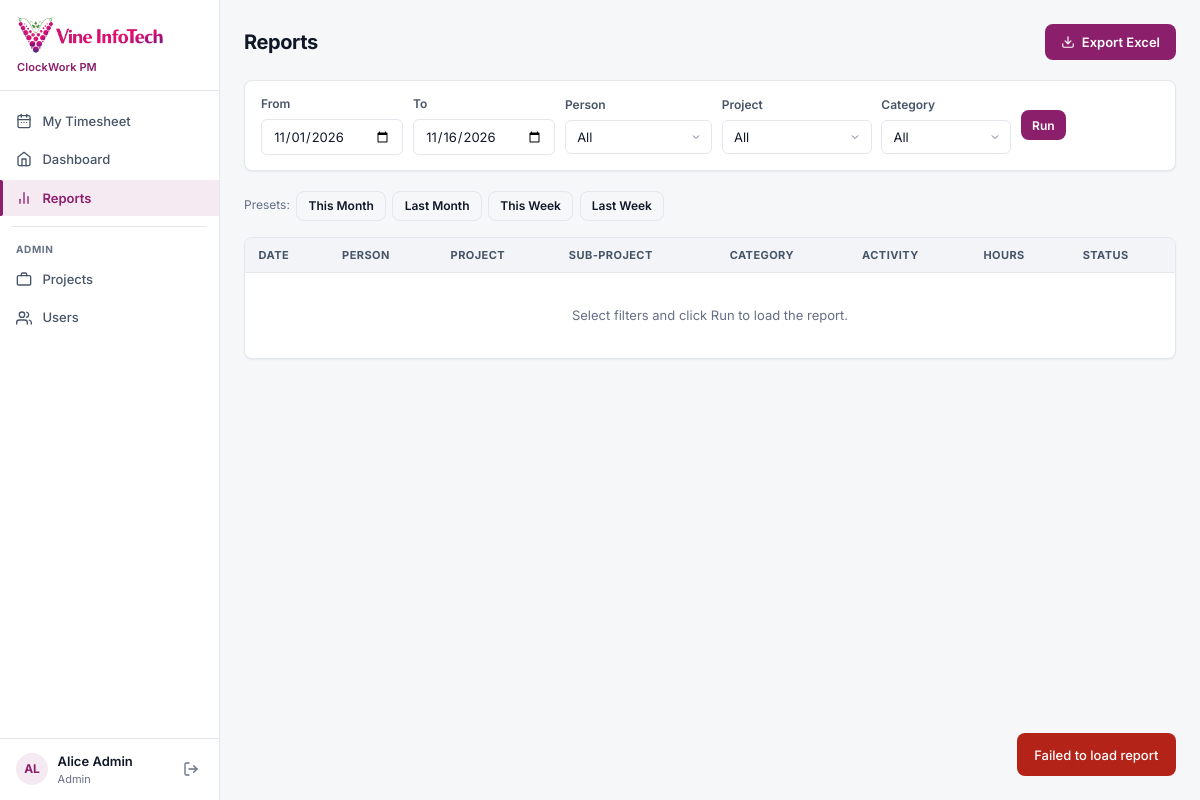
The app's page /reports (signed in) with its own data.
### tables this page shows
CREATE TABLE users (
        id           INTEGER PRIMARY KEY AUTOINCREMENT,
        name         TEXT NOT NULL,
        email        TEXT NOT NULL UNIQUE,
        password_hash TEXT NOT NULL,
        role         TEXT NOT NULL DEFAULT 'Employee',   -- Employee | Manager | Admin
        manager_id   INTEGER REFERENCES users(id),
        is_active    INTEGER NOT NULL DEFAULT 1
    );

### app/routers/reports.py (the view)
@router.get("/reports", response_class=HTMLResponse)
def reports_page(request: Request):
    user = get_current_user(request)
    if not user:
        return RedirectResponse("/login?next=/reports", status_code=302)
    conn = get_db()
    projects = conn.execute("SELECT * FROM projects WHERE is_active=1 ORDER BY name").fetchall()
    visible_ids = _scope_user_ids(user, conn)
    users = conn.execute(
        f"SELECT id, name FROM users WHERE id IN ({','.join('?'*len(visible_ids))}) AND is_active=1 ORDER BY name",
        visible_ids
    ).fetchall() if visible_ids else []
    conn.close()
    today = date.today()
    month_start = today.replace(day=1)
    return templates.TemplateResponse("reports.html", {
        "request": request,
        "current_user": user,
        "active": "reports",
        "projects": [dict(p) for p in projects],
        "users": [dict(u) for u in users],
        "default_from": month_start.isoformat(),
        "default_to":   today.isoformat(),
    })

### app/templates/reports.html (shortened to what this page needs)
{% extends "base.html" %}
{% block content %}
<div class="page-header">
  <h1 class="page-title">Reports</h1>
  <button class="btn btn-primary" id="btn-export">
    <svg width="14" height="14" viewBox="0 0 24 24" fill="none" stroke="currentColor" stroke-width="2" stroke-linecap="round" stroke-linejoin="round"><path d="M21 15v4a2 2 0 0 1-2 2H5a2 2 0 0 1-2-2v-4"/><polyline points="7 10 12 15 17 10"/><line x1="12" y1="15" x2="12" y2="3"/></svg>
    Export Excel
  </button>
</div>
<div class="toolbar">
  <div class="form-group" style="flex:0 0 auto;">
    <label class="form-label">From</label>
    <input type="date" class="form-control" id="filter-from" value="{{ default_from }}">
  </div>
  <div class="form-group" style="flex:0 0 auto;">
    <label class="form-label">To</label>
    <input type="date" class="form-control" id="filter-to" value="{{ default_to }}">
  </div>
  {% if users | length > 1 %}
  <div class="form-group" style="flex:0 0 140px;">
    <label class="form-label">Person</label>
    <select class="form-control" id="filter-user">
      <option value="">All</option>
    </select>
  </div>
  {% endif %}
  <div class="form-group" style="flex:0 0 150px;">
    <label class="form-label">Project</label>
    <select class="form-control" id="filter-project">
      <option value="">All</option>
    </select>
  </div>
  <div class="form-group" style="flex:0 0 130px;">
    <label class="form-label">Category</label>
    <select class="form-control" id="filter-cat">
      <option value="">All</option>
    </select>
  </div>
  <div style="display:flex;gap:.4rem;align-items:flex-end;">
    <button class="btn btn-primary btn-sm" onclick="runReport()">Run</button>
  </div>
</div>
<div style="margin-bottom:1rem;" class="preset-btns">
  <span style="font-size:12px;color:var(--muted);align-self:center;">Presets:</span>
  <button class="btn btn-ghost btn-sm" onclick="preset('this-month')">This Month</button>
  <button class="btn btn-ghost btn-sm" onclick="preset('last-month')">Last Month</button>
  <button class="btn btn-ghost btn-sm" onclick="preset('this-week')">This Week</button>
  <button class="btn btn-ghost btn-sm" onclick="preset('last-week')">Last Week</button>
</div>
<div class="table-wrap">
  <table id="report-table">
    <thead>
      <tr>
        <th>Date</th>
        <th>Person</th>
        <th>Project</th>
        <th>Sub-project</th>
        <th>Category</th>
        <th>Activity</th>
        <th>Hours</th>
        <th>Status</th>
      </tr>
    </thead>
    <tbody id="report-tbody">
      <tr><td colspan="8" class="empty-state" style="text-align:center;padding:2rem;color:var(--muted);">
        Select filters and click Run to load the report.
      </td></tr>
    </tbody>
  </table>
</div>
{% endblock %}

### app/templates/_sidebar.html (shortened to what this page needs)
<aside class="sidebar" id="sidebar">
  <a href="/" class="sidebar-logo">
    <img src="/static/img/vine_infotech_logo.png" class="sidebar-logo-full" alt="Vine InfoTech">
    <span class="sidebar-wordmark-sub">ClockWork PM</span>
  </a>
  <nav class="sidebar-nav" aria-label="Main navigation">
    <a href="/timesheet" class="nav-link {% if active == 'timesheet' %}active{% endif %}">
      <span class="nav-label">My Timesheet</span>
    </a>
    <a href="/dashboard" class="nav-link {% if active == 'dashboard' %}active{% endif %}">
      <svg width="16" height="16" viewBox="0 0 24 24" fill="none" stroke="currentColor" stroke-width="2" stroke-linecap="round" stroke-linejoin="round" aria-hidden="true"><path d="M3 9l9-7 9 7v11a2 2 0 0 1-2 2H5a2 2 0 0 1-2-2z"/><polyline points="9 22 9 12 15 12 15 22"/></svg>
      <span class="nav-label">Dashboard</span>
    </a>
    <a href="/reports" class="nav-link {% if active == 'reports' %}active{% endif %}">
      <svg width="16" height="16" viewBox="0 0 24 24" fill="none" stroke="currentColor" stroke-width="2" stroke-linecap="round" stroke-linejoin="round" aria-hidden="true"><line x1="18" y1="20" x2="18" y2="10"/><line x1="12" y1="20" x2="12" y2="4"/><line x1="6" y1="20" x2="6" y2="14"/></svg>
      <span class="nav-label">Reports</span>
    </a>
    {% if current_user.role in ('Manager', 'Admin') %}
    <div class="sidebar-sep"></div>
    <div class="sidebar-section-label">Admin</div>
    <a href="/admin/projects" class="nav-link {% if active == 'admin-projects' %}active{% endif %}">
      <svg width="16" height="16" viewBox="0 0 24 24" fill="none" stroke="currentColor" stroke-width="2" stroke-linecap="round" stroke-linejoin="round" aria-hidden="true"><rect x="2" y="7" width="20" height="14" rx="2"/><path d="M16 7V5a2 2 0 0 0-2-2h-4a2 2 0 0 0-2 2v2"/></svg>
      <span class="nav-label">Projects</span>
    </a>
    <a href="/admin/users" class="nav-link {% if active == 'admin-users' %}active{% endif %}">
      <span class="nav-label">Users</span>
    </a>
    {% endif %}
  </nav>
  <div class="sidebar-user">
    <div class="sidebar-user-avatar">{{ current_user.name[:2] | upper }}</div>
    <div class="sidebar-user-info">
      <span class="sidebar-user-name">{{ current_user.name }}</span>
      <span class="sidebar-user-title">{{ current_user.role }}</span>
    </div>
    <a href="/logout" class="sidebar-logout" title="Sign out">
      <svg width="16" height="16" viewBox="0 0 24 24" fill="none" stroke="currentColor" stroke-width="2" stroke-linecap="round" stroke-linejoin="round" aria-hidden="true"><path d="M9 21H5a2 2 0 0 1-2-2V5a2 2 0 0 1 2-2h4"/><polyline points="16 17 21 12 16 7"/><line x1="21" y1="12" x2="9" y2="12"/></svg>
    </a>
  </div>
</aside>

### app/templates/reports.html (style rules this page uses)
.preset-btns { display:flex; gap:.4rem; flex-wrap:wrap; }

### records on screen
users: name "AL", name "Alice Admin", role "Admin"
